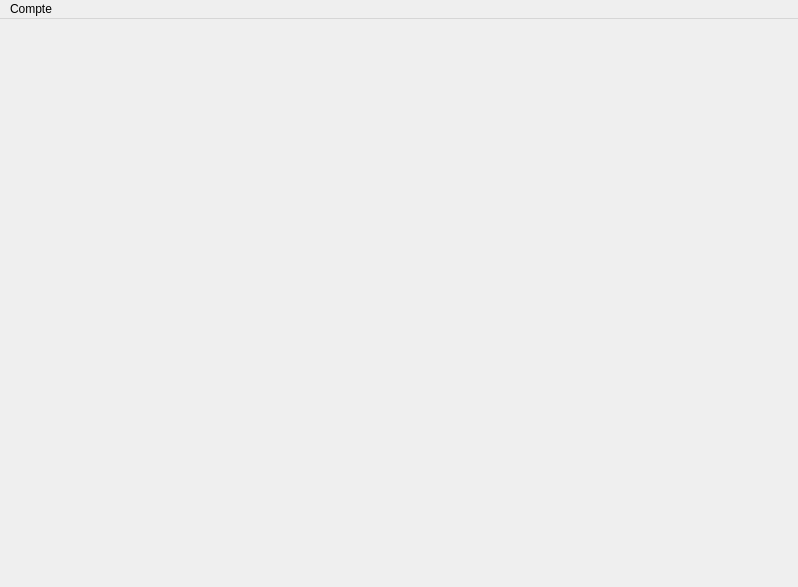
<?xml version="1.0" encoding="UTF-8"?>
<ui version="4.0">
 <class>PagePrincipale</class>
 <widget class="QMainWindow" name="PagePrincipale">
  <property name="geometry">
   <rect>
    <x>0</x>
    <y>0</y>
    <width>798</width>
    <height>587</height>
   </rect>
  </property>
  <property name="windowTitle">
   <string>MainWindow</string>
  </property>
  <property name="dockOptions">
   <set>QMainWindow::AllowTabbedDocks|QMainWindow::AnimatedDocks|QMainWindow::VerticalTabs</set>
  </property>
  <widget class="QWidget" name="centralwidget"/>
  <widget class="QMenuBar" name="menuBar">
   <property name="geometry">
    <rect>
     <x>0</x>
     <y>0</y>
     <width>798</width>
     <height>22</height>
    </rect>
   </property>
   <widget class="QMenu" name="menuCompte">
    <property name="title">
     <string>Compte</string>
    </property>
    <addaction name="actionDeconnexion"/>
   </widget>
   <addaction name="menuCompte"/>
  </widget>
  <action name="actionDeconnexion">
   <property name="text">
    <string>Deconnexion</string>
   </property>
  </action>
  <action name="actiondd">
   <property name="text">
    <string>dd</string>
   </property>
  </action>
 </widget>
 <resources/>
 <connections/>
</ui>
